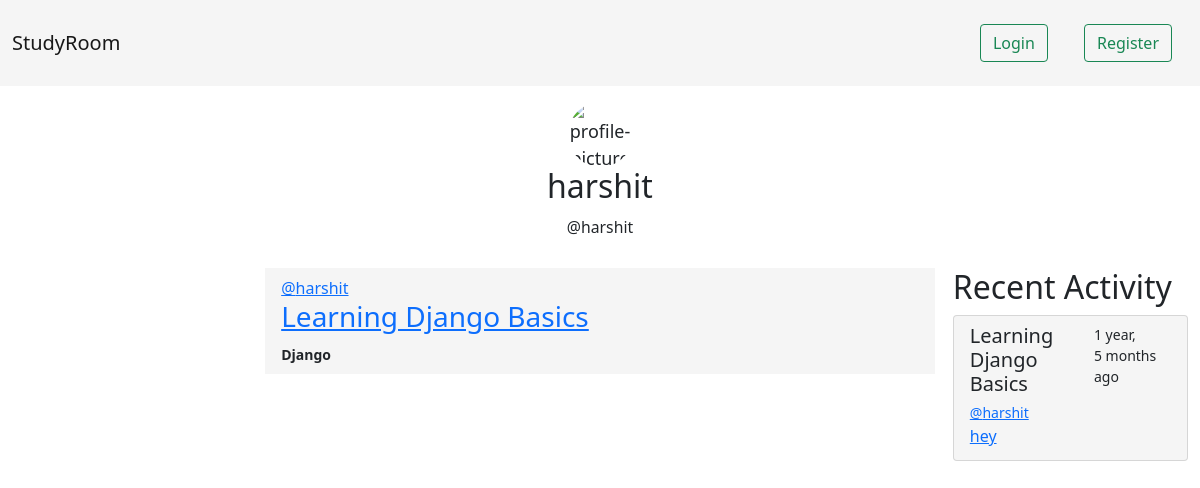
The page /profile/1 on the database as committed earlier.
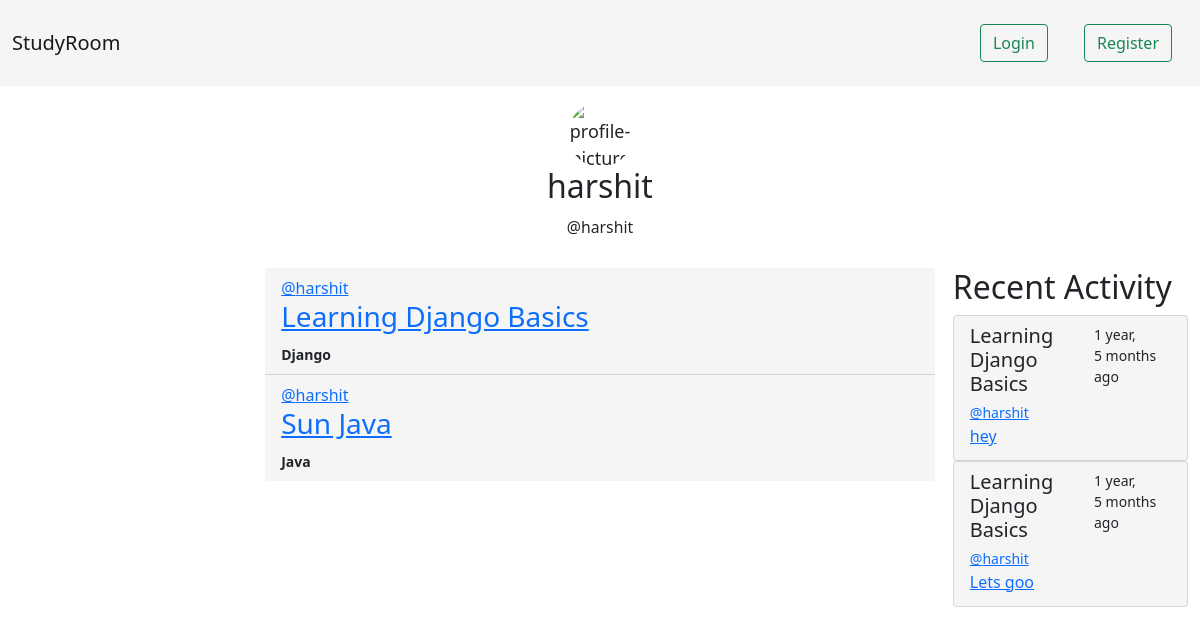
The same page on the database as committed later.
### base/models.py (models this page shows, shortened)
class Room(models.Model):
    host = models.ForeignKey(User, on_delete=models.SET_NULL, null=True)
    topic = models.ForeignKey(Topic, on_delete=models.SET_NULL, null=True)
    name = models.CharField(max_length=200, unique=True)
    description = models.TextField(null=True, blank=True)
    updated_at = models.DateTimeField(auto_now=True)
    created_at = models.DateTimeField(auto_now_add=True)
    participants = models.ManyToManyField(User, related_name='participants')

class Topic(models.Model):
    name = models.CharField(max_length=200)

class Message(models.Model):
    user = models.ForeignKey(User, on_delete=models.CASCADE)
    room = models.ForeignKey(Room, on_delete=models.CASCADE)
    body = models.TextField()
    updated_at = models.DateTimeField(auto_now=True)
    created_at = models.DateTimeField(auto_now_add=True)

### base/views.py (the view)
# urls.py: path('profile/<str:pk>', views.user_profile_view, name = 'user-profile'),
def user_profile_view(request, pk):
    user = User.objects.get(id=pk)
    rooms = user.room_set.all()
    room_messages = user.message_set.all()
    topics = Topic.objects.all()
    context = {
        'user': user,
        'rooms': rooms,
        'room_messages': room_messages,
        'topics': topics,
    }
    return render(request, 'base/profile.html', context)

### base/templates/base/profile.html
{% extends 'base.html' %}
{% block content %}
<div class='profile-tab'>
    <div class='profile-picture'><img
            src="https://thumbs.dreamstime.com/b/default-avatar-profile-icon-vector-social-media-user-image-182145777.jpg"
            alt="profile-picture"></div>
    <h2>{{user.username}}</h2>
    <small>@{{user.username}}</small>
</div>
<div class="home-container">
    <div></div>
    <div class="main-home">
        <ul class="list-group list-group-flush">
            {% for room in rooms %}
            <li class="list-group-item">
                <div>
                    <div class="left">
                        <a href="{% url 'user-profile' room.host.id %}"> @{{ room.host }} </a>
                    </div>
                    <div class="right">
                        {% if request.user == room.host or request.user.is_superuser %}
                        <a href="{% url 'update-room' room.id %}"><img
                                src="https://img.icons8.com/material-outlined/24/000000/edit--v1.png" /></a>
                        <a href="{% url 'delete-room' room.id %}"><img
                                src="https://img.icons8.com/material-outlined/24/000000/delete-sign.png" /></a>
                        {% else %}
                        <br>
                        {% endif %}
                    </div>
                </div>
                <div>
                    <h3>
                        <a href="{% url 'room' room.id %}">
                            {{room.name}}
                        </a>
                    </h3>
                </div>
                <b><small>{{ room.topic.name }}</small></b>
            </li>
            {% endfor %}
        </ul>
    </div>
    <div>
        {% include 'base/activity_component.html' %}
    </div>
</div>
{% endblock %}

### templates/base.html (shortened to what this page needs)
{% load static %}
<!DOCTYPE html>
<html lang="en">
<head>
    <link href="https://cdn.jsdelivr.net/npm/bootstrap@5.1.3/dist/css/bootstrap.min.css" rel="stylesheet"
>
    <link rel="stylesheet" href="{% static 'css/style.css' %}">
</head>
<body>
    {% include 'navbar.html' %}
    {% block content %}
    {% endblock %}
</body>
</html>

### templates/navbar.html (shortened to what this page needs)
<nav class="navbar navbar-light">
    <div class="container-fluid">
        <a class="navbar-brand" href="{% url 'home' %}">StudyRoom</a>
        {% if request.user.is_authenticated %}
        <form class="d-flex" action="{% url 'home' %}">
            <input class="form-control me-2" type="text" placeholder="Search a room" aria-label="Search" name="q">
        </form>
        <div>
            Hello, @{{ request.user.username }}
            <a class="btn btn-outline-success" href="{% url 'logout' %}">Logout</a>
            {% else %}
            <div>
                <a class="btn btn-outline-success" href="{% url 'login' %}">Login</a>
                <a class="btn btn-outline-success" href="{% url 'register' %}">Register</a>
            </div>
            {% endif %}
        </div>
</nav>

### base/templates/base/activity_component.html
<h2>Recent Activity</h2>
{% for message in room_messages %}
<div class="list-group">
    <div class="list-group-item list-group-item-action">
        <div class="d-flex w-100 justify-content-between">
            <h5 class="mb-1">{{message.room.name}}</h5>
            <small>{{message.created_at|timesince}} ago</small>
        </div>
        <a href="{% url 'user-profile' message.user.id %}"><small>@{{message.user}}</small></a>
        <a href="{% url 'room' message.room.id %}">
            <p class="mb-1">{{ message.body }}</p>
        </a>
    </div>
</div>
{% endfor %}

### static/css/style.css (style rules this page uses)
.navbar { background-color: whitesmoke; }
.left { float: left; width: 50%; }
.right { float: right; width: 50%; text-align: end; }
.home-container { display: grid; grid-template-columns: 1fr 3fr 1fr; padding: 12px; }
.btn { margin: 16px; }
.main-home { padding-left: 18px; padding-right: 18px; }
.list-group-item { background-color: whitesmoke; }
.profile-tab { margin: 16px; text-align: center; font-size: large; }
.profile-picture img { height: 65px; width: 65px; border-radius: 50%; display: inline-block; }

Rows that differ between the two databases and show on the page:
added Room: host "harshit", name "Sun Java", topic.name "Java"
added Message: room.name "Learning Django Basics", created_at "1 year, 5 months", user "harshit", body "Lets goo"
